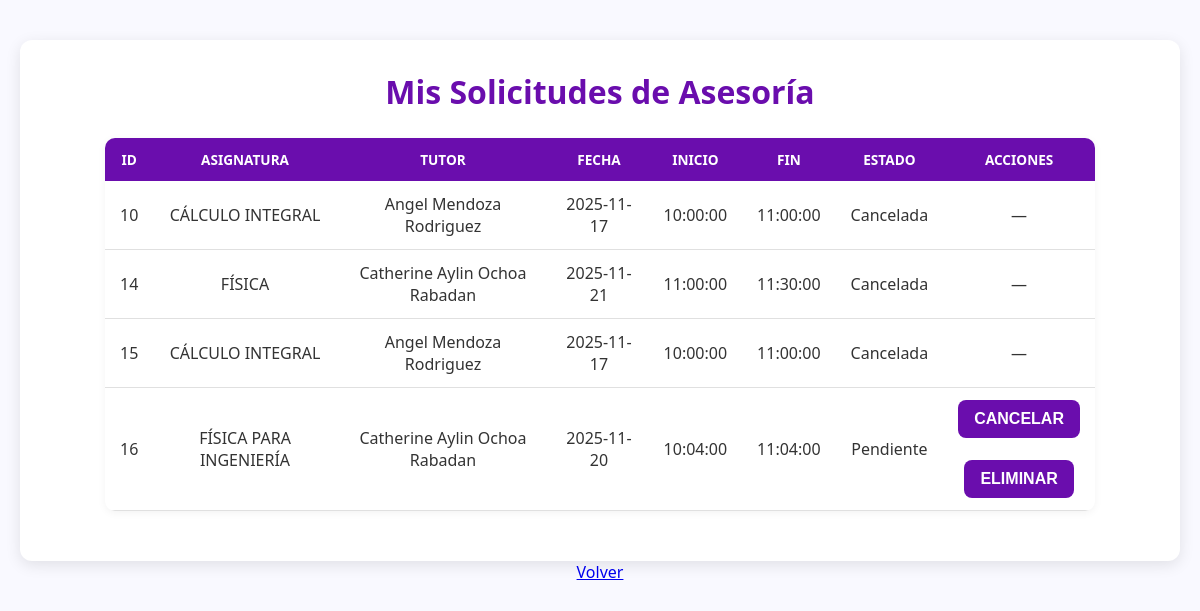
The page /index.php?action=consultarSolicitudes (signed in) on the database its author committed.
### tables this page shows
CREATE TABLE `solicitud_asesoria` (
  `id_solicitud` int(11) NOT NULL AUTO_INCREMENT,
  `estado` enum('Pendiente','Aceptada','Rechazada','Cancelada') NOT NULL DEFAULT 'Pendiente',
  `id_usuario` int(11) NOT NULL,
  `id_horario` int(11) NOT NULL,
  `id_asignatura` int(11) NOT NULL,
  PRIMARY KEY (`id_solicitud`),
  KEY `id_usuario` (`id_usuario`),
  KEY `id_horario` (`id_horario`),
  KEY `id_asignatura` (`id_asignatura`),
  CONSTRAINT `solicitud_asesoria_ibfk_1` FOREIGN KEY (`id_usuario`) REFERENCES `usuario` (`id_usuario`),
  CONSTRAINT `solicitud_asesoria_ibfk_2` FOREIGN KEY (`id_horario`) REFERENCES `horario` (`id_horario`),
  CONSTRAINT `solicitud_asesoria_ibfk_3` FOREIGN KEY (`id_asignatura`) REFERENCES `asignatura` (`id_asignatura`)
);

CREATE TABLE `asignatura` (
  `id_asignatura` int(11) NOT NULL AUTO_INCREMENT,
  `nombre` varchar(100) NOT NULL,
  PRIMARY KEY (`id_asignatura`),
  UNIQUE KEY `nombre` (`nombre`)
);

CREATE TABLE `horario` (
  `id_horario` int(11) NOT NULL AUTO_INCREMENT,
  `fecha` date NOT NULL,
  `hora_inicio` time NOT NULL,
  `hora_fin` time NOT NULL,
  `id_asignatura` int(11) DEFAULT NULL,
  `id_tutor` int(11) NOT NULL,
  PRIMARY KEY (`id_horario`),
  KEY `id_tutor` (`id_tutor`),
  KEY `fk_horario_asignatura` (`id_asignatura`),
  CONSTRAINT `fk_horario_asignatura` FOREIGN KEY (`id_asignatura`) REFERENCES `asignatura` (`id_asignatura`),
  CONSTRAINT `horario_ibfk_1` FOREIGN KEY (`id_tutor`) REFERENCES `usuario` (`id_usuario`)
);

### app/controllers/SolicitudController.php (called while the page is built, shortened)
<?php
    include_once "app/models/SolicitudModel.php";
    class SolicitudController {
        private $model;
        public function __construct($connection) {
            $this->model = new SolicitudModel($connection);
        }
    public function consultarSolicitudesAsesorado() {
        $solicitudes = $this->model->obtenerSolicitudesPorUsuario($_SESSION['id_usuario']);
        include "app/views/Asesorado/consultarSolicitudes.php";
    }
}

### app/models/SolicitudModel.php (called while the page is built, shortened)
<?php
    class SolicitudModel {
        private $connection;
        public function __construct($connection) {
            $this->connection = $connection;
        }
    public function obtenerSolicitudesPorUsuario($id_usuario) {
         $sql = "SELECT s.id_solicitud, s.estado, h.fecha,
                h.hora_inicio, h.hora_fin, a.nombre AS asignatura,
                CONCAT(u.nombre, ' ', u.apellidos) AS tutor
            FROM solicitud_asesoria s
            INNER JOIN horario h ON s.id_horario = h.id_horario
            INNER JOIN asignatura a ON s.id_asignatura = a.id_asignatura
            INNER JOIN usuario u ON h.id_tutor = u.id_usuario
            WHERE s.id_usuario = ?";
        $stmt = $this->connection->prepare($sql);
        $stmt->bind_param("i", $id_usuario);
        $stmt->execute();
        return $stmt->get_result();
    }
}

### app/views/Asesorado/consultarSolicitudes.php (the view, shortened to what this page needs)
<!DOCTYPE html>
<html lang="es">
<head>
    <link rel="stylesheet" href="public/css/consulta_solicitudes.css">
</head>
<body class="consulta-solicitudes">
<div class="container">
    <h2>Mis Solicitudes de Asesoría</h2>
    <table>
        <thead>
            <tr>
                <th class="col-id">ID</th>
                <th>Asignatura</th>
                <th>Tutor</th>
                <th>Fecha</th>
                <th>Inicio</th>
                <th>Fin</th>
                <th>Estado</th>
                <th>Acciones</th>
            </tr>
        </thead>
        <tbody>
            <?php while ($row = $solicitudes->fetch_assoc()) {
                $estado_clase = '';
                if (strcasecmp($row['estado'], 'Pendiente') == 0)
                    $estado_clase = 'status-pendiente';
                elseif (strcasecmp($row['estado'], 'Aceptada') == 0)
                    $estado_clase = 'status-aceptada';
                elseif (strcasecmp($row['estado'], 'Rechazada') == 0)
                    $estado_clase = 'status-rechazada';
                elseif (strcasecmp($row['estado'], 'Cancelada') == 0)
                    $estado_clase = 'status-cancelada';
            ?>
            <tr>
                <td class="col-id"><?= $row['id_solicitud'] ?></td>
                <td><?= $row['asignatura'] ?></td>
                <td><?= $row['tutor'] ?></td>
                <td><?= $row['fecha'] ?></td>
                <td><?= $row['hora_inicio'] ?></td>
                <td><?= $row['hora_fin'] ?></td>
                <td>
                    <span class="status-badge <?= $estado_clase ?>">
                        <?= $row['estado'] ?>
                    </span>
                </td>
                <td>
                    <?php if (strcasecmp($row['estado'], 'Pendiente') == 0) { ?>
                        <a class="btn-accion cancelar"
                           href="index.php?action=cancelarSolicitud&id=<?= $row['id_solicitud'] ?>"
                           onclick="return confirm('¿Seguro que deseas cancelar esta solicitud?');">
                            <button>Cancelar</button>
                        </a>
                        <br><br>
                        <a class="btn-accion eliminar"
                           href="index.php?action=eliminarSolicitud&id=<?= $row['id_solicitud'] ?>"
                           onclick="return confirm('¿Seguro que deseas eliminar esta solicitud?');">
                           <button>Eliminar</button>
                        </a>
                    <?php } else { ?>
                        —
                    <?php } ?>
                </td>
            </tr>
            <?php } ?>
        </tbody>
    </table>
</div>
<div class="volver-container">
    <a class="volver-btn" href="index.php?action=panelAsesorado">Volver</a>
</div>
</body>
</html>

### public/css/consulta_solicitudes.css (style rules this page uses)
.consulta-solicitudes { --primary-color: #6a0dad; --primary-hover: #8b1cf0; --background-light: #f9f9ff; --container-bg: #ffffff; --border-light: #e0e0e0; --text-color: #333; }
.consulta-solicitudes, .consulta-solicitudes body { font-family: 'Segoe UI', Tahoma, Geneva, Verdana, sans-serif; background-color: var(--background-light); margin: 0; padding: 40px 20px; color: var(--text-color); text-align: center; }
.consulta-solicitudes .container { max-width: 1100px; margin: 0 auto; background-color: var(--container-bg); padding: 30px; border-radius: 12px; box-shadow: 0 4px 15px rgba(0,0,0,0.1); }
.consulta-solicitudes h2 { color: var(--primary-color); margin-top: 0; margin-bottom: 25px; font-size: 2em; }
.consulta-solicitudes button { background-color: var(--primary-color); color: white; border: none; padding: 10px 16px; border-radius: 8px; cursor: pointer; font-size: 1em; font-weight: bold; text-transform: uppercase; transition: 0.3s; }
.consulta-solicitudes table { width: 90%; margin: 20px auto; border-collapse: collapse; background-color: white; border-radius: 10px; overflow: hidden; box-shadow: 0 2px 8px rgba(0,0,0,0.05); }
.consulta-solicitudes th { background-color: var(--primary-color); color: white; padding: 12px; text-transform: uppercase; font-size: 0.85em; }
.consulta-solicitudes td { padding: 12px 15px; border-bottom: 1px solid var(--border-light); }

### rows shown on the page
solicitud_asesoria: id_solicitud "10", id_asignatura.nombre "CÁLCULO INTEGRAL", tutor "Angel Mendoza Rodriguez", id_horario.fecha "2025-11-17", id_horario.hora_inicio "10:00:00", id_horario.hora_fin "11:00:00", estado "Cancelada"
solicitud_asesoria: id_solicitud "14", id_asignatura.nombre "FÍSICA", tutor "Catherine Aylin Ochoa Rabadan", id_horario.fecha "2025-11-21", id_horario.hora_inicio "11:00:00", id_horario.hora_fin "11:30:00", estado "Cancelada"
solicitud_asesoria: id_solicitud "15", id_asignatura.nombre "CÁLCULO INTEGRAL", tutor "Angel Mendoza Rodriguez", id_horario.fecha "2025-11-17", id_horario.hora_inicio "10:00:00", id_horario.hora_fin "11:00:00", estado "Cancelada"
solicitud_asesoria: id_solicitud "16", id_asignatura.nombre "FÍSICA PARA INGENIERÍA", tutor "Catherine Aylin Ochoa Rabadan", id_horario.fecha "2025-11-20", id_horario.hora_inicio "10:04:00", id_horario.hora_fin "11:04:00", estado "Pendiente"
